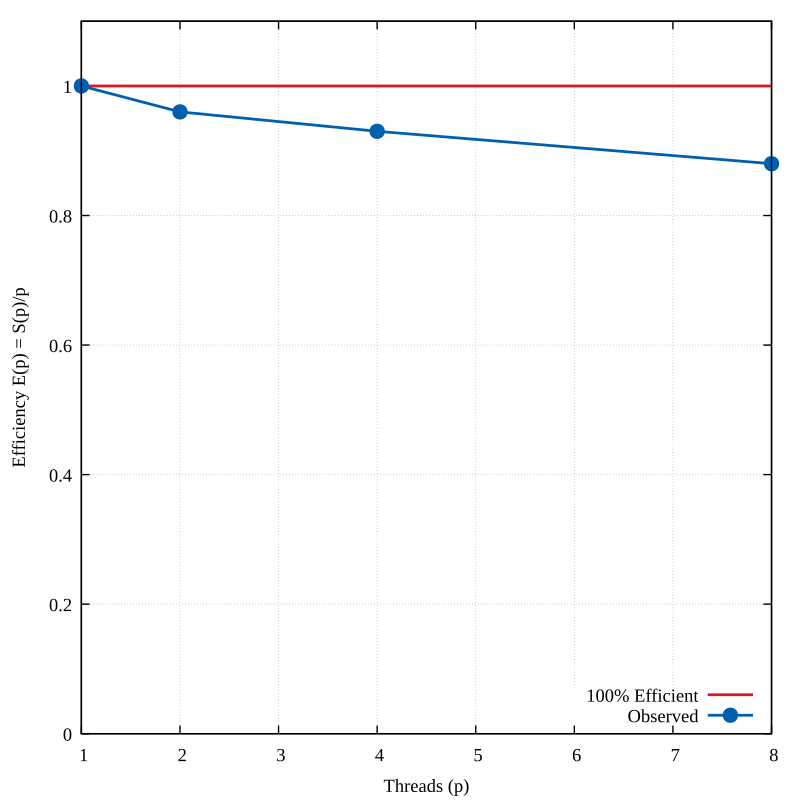

Write gnuplot code to recreate this figure.
# Set output format and file name
set terminal pdfcairo size 8,8 lw 2 font "Times New Roman,20"
set output 'efficiency.pdf'

# Define line styles
set style line 1 lc rgb '#0060ad' lt 1 lw 2 pt 7 ps 1.5 # Actual Data
set style line 2 lc rgb '#dd181f' lt 2 lw 2            # Ideal/Reference Line

# --- PLOT SPEEDUP ---
#set title "Efficiency"
set xlabel "Threads (p)"
set ylabel "Efficiency E(p) = S(p)/p"
set grid
set key right bottom
set xrange [1:8]
set yrange [0:1.1] # Show 0% to 110% to see the 1.0 line clearly
# Draw a horizontal line at 1.0 (100% efficiency)
plot 1.0 with lines ls 2 title '100% Efficient', \
     'scaling.dat' using 1:4 with linespoints ls 1 title 'Observed'
